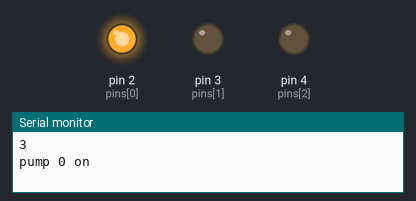
This sketch was run on a simulated Arduino Uno, built with avr-gcc and run on an emulated ATmega328P. On the bench: output pins drawn as LEDs (lit = HIGH), the last lines printed to the serial monitor.

Above: at 0.1 s.
At 35.1 s:
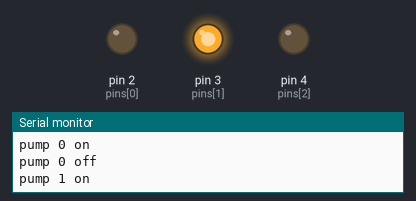
At 50.1 s:
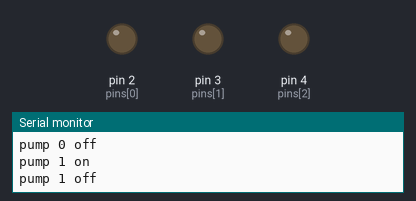
Timing chart, 0 to 51.6 s (numbered marks = the images above):
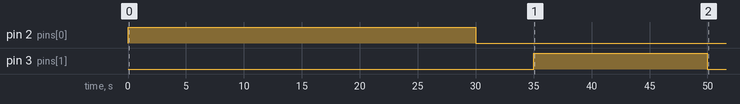

The sketch:

pine_wd.ino
```cpp
char* names[] = {"pineapple", "blueberry", "nothing"};
int pins[] = {2, 3, 4};
unsigned long timeOn[] = {30000, 15000, 0}; // time that the pump stays on for each 10000 = 10s
// 420000 = 7 minutes, 240000 = 4 mins
unsigned long timeOff[] = {3570000, 3450000, 3600000}; // time pump stays off -- 3600000 = 1 hr
// 3180000 = 53 minutes, 33600000 = 56 mins
unsigned long startTime[] = {0, 0, 0}; // time pump was turned on, in ms
unsigned long startDelay[] = {0, 35000, 500000}; // delay before starting cycle
unsigned long timeNow; // current time in ms

bool pumpOn[] = {false, false, false};
bool disable[] = {false, false, false};

int pumps = sizeof(pins)/sizeof(int);

void setup() {
  Serial.begin(9600);
  Serial.println(pumps);
  initializePumps();
  //testPumps();
  digitalWrite(pins[0], 1);
  Serial.println("pump 0 on");
  startTime[0] = millis();
  pumpOn[0] = true;
}

void loop() {
  for (int i = 0; i<pumps; i++) {
    timeNow = millis();
    if (disable[i]) {continue;};
    if (pumpOn[i])
    {
      if (timeNow > startTime[i] && timeNow - startTime[i] > timeOn[i])
      {
        Serial.print("pump ");
        Serial.print(i);
        Serial.println(" off");
        digitalWrite(pins[i], 0);
        startTime[i] = millis();
        pumpOn[i] = false;
      }
    }
    else if (not pumpOn[i])
    {
      if (timeNow > startDelay[i])
      {
        if (startDelay[i] > 0 and timeNow > startDelay[i])
        {
          digitalWrite(pins[i], 1);
          Serial.print("pump ");
          Serial.print(i);
          Serial.println(" on");
          startTime[i] = millis();
          pumpOn[i] = true;
          startDelay[i] = 0;
        }
        if (timeNow - startTime[i] > timeOff[i])
        {
          digitalWrite(pins[i], 1);
          Serial.print("pump ");
          Serial.print(i);
          Serial.println(" on");
          startTime[i] = millis();
          pumpOn[i] = true;
          startDelay[i] = 0;
        }
      }
    }
  }
}

void testPumps() {
    for (int i = 0; i<pumps; i++) {
    Serial.print("testing: ");
    Serial.println(names[i]);
    digitalWrite(pins[i], 1);
    delay(1000);
    digitalWrite(pins[i], 0);
    delay(1000);
  }
}

void initializePumps() {
  for (int i = 0; i<pumps; i++) {
    pinMode(pins[i], OUTPUT); // make sure out pin is set to 'off'
    //i.e. pulls pin to ground
  }
}
```

Measured:
- by itself, pin 2 (pins[0]): HIGH → LOW at 30.0 s
- by itself, pin 3 (pins[1]): LOW → HIGH at 35.0 s, → LOW 15.0 s later
